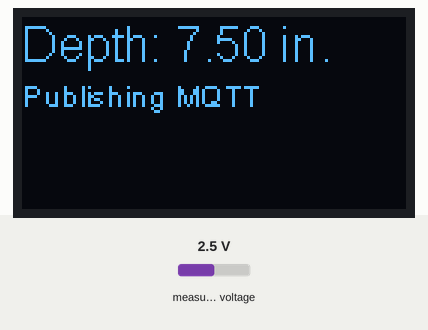
Recording of a sketch running on a simulated ESP8266 (NodeMCU). On the bench: 128×64 one-colour display. The test bench sets the inputs (shaded band); at power-on: measured voltage 2.5 V. WiFi joins after 1.5 s; servers stay silent unless stated; random numbers use the default seed unless the sketch sets one; no MQTT or app messages arrive unless stated; what the sketch prints to the serial monitor is not drawn.

Above: at 3.0 s.
3.1 s: measured voltage set to 0.1 V
At 5.3 s:
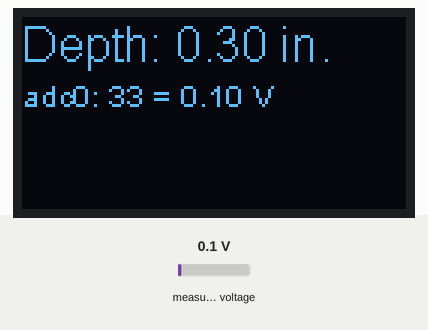
6.1 s: measured voltage set to 1.2 V
At 7.6 s:
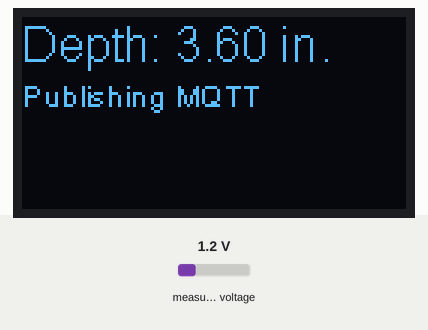
9.1 s: measured voltage set to 3.8 V
At 11.2 s:
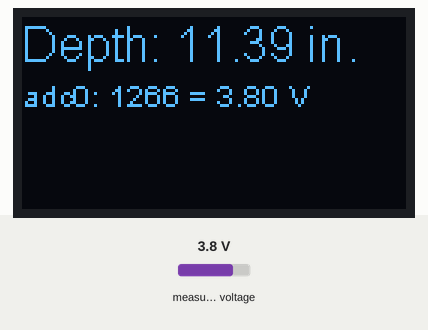
Timing chart, 0 to 12.7 s (numbered marks = the images above; inputs shaded):
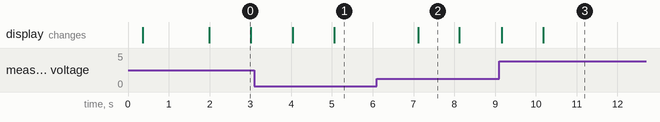

The sketch:

wifi-kit8-depth.ino
```cpp
/*
 WiFi-Kit8 water depth monitor Arduino program.

 The Kit8 ESP8266 board reads the volage off an outboard
 ADS1015 I2C ADC.  The ADC voltage is the output of a Milone
 Technologies eTape liquid level sensor.  The program calculates
 liquid height from the voltage read, displays height on OLED
 display, and publishes new value approximately every 20 seconds.

 Much of this code comes from the ESP8266 MQTT example
 at https://github.com/knolleary/pubsubclient

 Other code snippets come from examples in the Arduino IDE.

 Paul Zawada
 3 May 2020
*/


#include <Adafruit_ADS1015.h>

#include <Wire.h>  // Only needed for Arduino 1.6.5 and earlier
#include "heltec.h" // alias for `#include "SSD1306Wire.h"`
#define ETAPE_LEN 15  /* eTape size = full scale = adc input = 5V */


#include <ESP8266WiFi.h>
#include <PubSubClient.h>

/* Network config */

const char* ssid = "Your-SSID-Here";
const char* password = "Your-WiFi-Password";
const char* mqtt_server = "host.example.com";

WiFiClient espClient;
PubSubClient client(espClient);
long lastMsg = 0;
char mqtt_msg[50];
int adc0_prev = 0;

int time_count = 0;

Adafruit_ADS1015 ads;

/* Calculate the adc slope (inches per count) */
float adc_slope = ETAPE_LEN / 1666.7; /* Full scale 1667 */


void setup_wifi() {

  delay(10);
  // We start by connecting to a WiFi network
  Serial.println();
  Serial.print("Connecting to ");
  Serial.println(ssid);

  WiFi.begin(ssid, password);

  while (WiFi.status() != WL_CONNECTED) {
    delay(500);
    Serial.print(".");
  }

  randomSeed(micros());

  Serial.println("");
  Serial.println("WiFi connected");
  Serial.println("IP address: ");
  Serial.println(WiFi.localIP());
}

void callback(char* topic, byte* payload, unsigned int length) {
  Serial.print("Message arrived [");
  Serial.print(topic);
  Serial.print("] ");
  for (int i = 0; i < length; i++) {
    Serial.print((char)payload[i]);
  }
  Serial.println();

}

void reconnect() {
  // Loop until we're reconnected
  while (!client.connected()) {
    Serial.print("Attempting MQTT connection...");
    // Create a random client ID
    String clientId = "ESP8266Client-";
    clientId += String(random(0xffff), HEX);
    // Attempt to connect
    if (client.connect(clientId.c_str())) {
      Serial.println("connected");
      // Once connected, publish an announcement...
      client.publish("outTopic", "hello world");
    } else {
      Serial.print("failed, rc=");
      Serial.print(client.state());
      Serial.println(" try again in 5 seconds");
      // Wait 5 seconds before retrying
      delay(5000);
    }
  }
}


void setup() {

  Serial.begin(9600);
  Serial.println("Getting single-ended readings from AIN0..");

  ads.setGain(GAIN_TWOTHIRDS);
  ads.begin();

  Heltec.begin(true /*DisplayEnable Enable*/, true /*Serial Enable*/);

  Heltec.display->flipScreenVertically();
  Heltec.display->setFont(ArialMT_Plain_10);

  Heltec.display->clear();

  Heltec.display->setFont(ArialMT_Plain_16);
  Heltec.display->drawString(0,0, String("Connecting WiFi..."));
  Heltec.display->display();

  setup_wifi();

  Heltec.display->clear();

  client.setServer(mqtt_server, 1883);

}

void loop() {
  // put your main code here, to run repeatedly:

  int16_t adc0;
  float adc0_v, eTapeDepth;
  String adc0_vs, eTapeDepth_s;


if (!client.connected()) {
    reconnect();
  }
  client.loop();


  /* Read adc port 0 */

  adc0 = ads.readADC_SingleEnded(0);

  /* Calculate voltage for debug purposes */

  adc0_v = adc0 *.003;
  adc0_vs = String(adc0_v,2);


 /* Calculate fluid depth measure by eTape = {adc count} * {adc slope} */


  eTapeDepth = adc_slope * adc0;
  eTapeDepth_s = String(eTapeDepth,2);

  Serial.println(String("adc0: " + String(adc0) +" = "+ adc0_vs+" V"));

  Serial.println(String("eTape Depth = "+ eTapeDepth_s + " in."));


  Heltec.display->setFont(ArialMT_Plain_16);
  Heltec.display->drawString(0,0, String("Depth: " + eTapeDepth_s + " in."));
  Heltec.display->setFont(ArialMT_Plain_10);
  Heltec.display->drawString(0,20,String("adc0: " + String(adc0) +" = "+ adc0_vs+" V"));

    // write the buffer to the display
  Heltec.display->display();

/*
   We are going to publish MQTT after 20 interations of this loop (~1 sec
   per iteration) or earlier if the adc count has changed more than 20 counts
   since we last published.
*/

  if (time_count >= 20 | abs(adc0-adc0_prev)> 20 ) {
      snprintf (mqtt_msg, 50, "{\"depth_inches\" : %.3f }", eTapeDepth);

      Serial.print("Publishing: ");
      Serial.println(mqtt_msg);

      Heltec.display->clear();
      Heltec.display->setFont(ArialMT_Plain_16);
      Heltec.display->drawString(0,0, String("Depth: " + eTapeDepth_s + " in."));
      Heltec.display->setFont(ArialMT_Plain_10);
      Heltec.display->drawString(0,20,String("Publishing MQTT"));
      Heltec.display->display();
      client.publish("home/sump", mqtt_msg);
      adc0_prev = adc0;
      time_count = 0;
  } else time_count++;

  delay(1000);
  Heltec.display->clear();

}
```

Measured:
- after the input at 3.1 s, the display: first changes after 0.94 s (image 1 shows a later state)
- after the input at 6.1 s, the display: changes after 1.0 s (image 2)
- after the input at 9.1 s, the display: first changes after 0.07 s (image 3 shows a later state)
- what the display in image 0 shows lasts 1.0 s, from 2.0 s to 3.0 s
